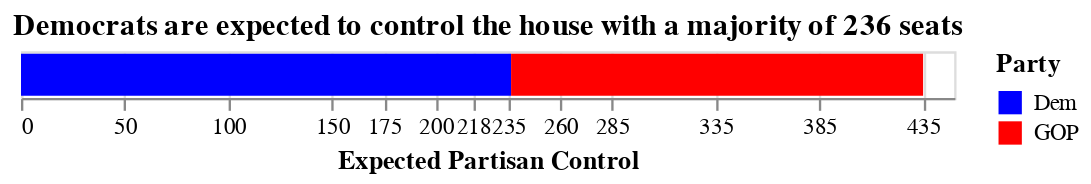

Source (notebook cell):
### Code cell
get_viz(2022,"Democratic","Majority")

### Figure 1 — Vega-Lite specification as saved in the notebook (floating-point values rounded to 4 significant figures)
{"config": {"view": {"continuousWidth": 400, "continuousHeight": 300}}, "data": {"name": "data-19a900560afc4dc44562cbd239483fdc"}, "mark": "bar", "encoding": {"color": {"field": "Party", "scale": {"range": ["blue", "red"]}, "type": "nominal"}, "x": {"aggregate": "sum", "axis": {"values": [0, 50, 100, 150, 175, 200, 218, 235, 260, 285, 335, 385, 435]}, "field": "Expected Seats", "title": "Expected Partisan Control", "type": "quantitative"}}, "title": "Democrats are expected to control the house with a majority of 236 seats", "$schema": "https://vega.github.io/schema/vega-lite/v4.17.0.json", "datasets": {"data-19a900560afc4dc44562cbd239483fdc": [{"Expected Seats": 236.3, "Party": "Dem"}, {"Expected Seats": 198.7, "Party": "GOP"}]}}
